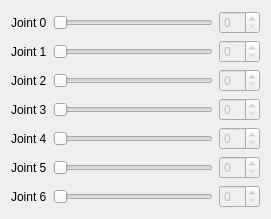
          <widget class="QWidget" name="m_pRArmTab">
           <attribute name="title">
            <string>R_Ang</string>
           </attribute>
           <layout class="QGridLayout" name="gridLayout_14">
            <item row="0" column="0">
             <layout class="QVBoxLayout" name="verticalLayout">
              <item>
               <layout class="QHBoxLayout" name="horizontalLayout">
                <item>
                 <widget class="QLabel" name="m_pRJo0Lbl">
                  <property name="text">
                   <string>Joint 0</string>
                  </property>
                 </widget>
                </item>
                <item>
                 <widget class="QSlider" name="m_pRJo0Sli">
                  <property name="enabled">
                   <bool>false</bool>
                  </property>
                  <property name="minimumSize">
                   <size>
                    <width>160</width>
                    <height>0</height>
                   </size>
                  </property>
                  <property name="orientation">
                   <enum>Qt::Horizontal</enum>
                  </property>
                 </widget>
                </item>
                <item>
                 <widget class="QSpinBox" name="m_pRJo0SpBox">
                  <property name="enabled">
                   <bool>false</bool>
                  </property>
                  <property name="value">
                   <number>0</number>
                  </property>
                 </widget>
                </item>
               </layout>
              </item>
              <item>
               <layout class="QHBoxLayout" name="horizontalLayout_2">
                <item>
                 <widget class="QLabel" name="m_pRJo1Lbl">
                  <property name="text">
                   <string>Joint 1</string>
                  </property>
                 </widget>
                </item>
                <item>
                 <widget class="QSlider" name="m_pRJo1Sli">
                  <property name="enabled">
                   <bool>false</bool>
                  </property>
                  <property name="minimumSize">
                   <size>
                    <width>160</width>
                    <height>0</height>
                   </size>
                  </property>
                  <property name="orientation">
                   <enum>Qt::Horizontal</enum>
                  </property>
                 </widget>
                </item>
                <item>
                 <widget class="QSpinBox" name="m_pRJo1SpBox">
                  <property name="enabled">
                   <bool>false</bool>
                  </property>
                 </widget>
                </item>
               </layout>
              </item>
              <item>
               <layout class="QHBoxLayout" name="horizontalLayout_3">
                <item>
                 <widget class="QLabel" name="m_pRJo2Lbl">
                  <property name="text">
                   <string>Joint 2</string>
                  </property>
                 </widget>
                </item>
                <item>
                 <widget class="QSlider" name="m_pRJo2Sli">
                  <property name="enabled">
                   <bool>false</bool>
                  </property>
                  <property name="minimumSize">
                   <size>
                    <width>160</width>
                    <height>0</height>
                   </size>
                  </property>
                  <property name="orientation">
                   <enum>Qt::Horizontal</enum>
                  </property>
                 </widget>
                </item>
                <item>
                 <widget class="QSpinBox" name="m_pRJo2SpBox">
                  <property name="enabled">
                   <bool>false</bool>
                  </property>
                 </widget>
                </item>
               </layout>
              </item>
              <item>
               <layout class="QHBoxLayout" name="horizontalLayout_4">
                <item>
                 <widget class="QLabel" name="m_pRJo3Lbl">
                  <property name="text">
                   <string>Joint 3</string>
                  </property>
                 </widget>
                </item>
                <item>
                 <widget class="QSlider" name="m_pRJo3Sli">
                  <property name="enabled">
                   <bool>false</bool>
                  </property>
                  <property name="minimumSize">
                   <size>
                    <width>160</width>
                    <height>0</height>
                   </size>
                  </property>
                  <property name="orientation">
                   <enum>Qt::Horizontal</enum>
                  </property>
                 </widget>
                </item>
                <item>
                 <widget class="QSpinBox" name="m_pRJo3SpBox">
                  <property name="enabled">
                   <bool>false</bool>
                  </property>
                 </widget>
                </item>
               </layout>
              </item>
              <item>
               <layout class="QHBoxLayout" name="horizontalLayout_5">
                <item>
                 <widget class="QLabel" name="m_pRJo4Lbl">
                  <property name="text">
                   <string>Joint 4</string>
                  </property>
                 </widget>
                </item>
                <item>
                 <widget class="QSlider" name="m_pRJo4Sli">
                  <property name="enabled">
                   <bool>false</bool>
                  </property>
                  <property name="minimumSize">
                   <size>
                    <width>160</width>
                    <height>0</height>
                   </size>
                  </property>
                  <property name="orientation">
                   <enum>Qt::Horizontal</enum>
                  </property>
                 </widget>
                </item>
                <item>
                 <widget class="QSpinBox" name="m_pRJo4SpBox">
                  <property name="enabled">
                   <bool>false</bool>
                  </property>
                 </widget>
                </item>
               </layout>
              </item>
              <item>
               <layout class="QHBoxLayout" name="horizontalLayout_7">
                <item>
                 <widget class="QLabel" name="m_pRJo5Lbl">
                  <property name="text">
                   <string>Joint 5</string>
                  </property>
                 </widget>
                </item>
                <item>
                 <widget class="QSlider" name="m_pRJo5Sli">
                  <property name="enabled">
                   <bool>false</bool>
                  </property>
                  <property name="minimumSize">
                   <size>
                    <width>160</width>
                    <height>0</height>
                   </size>
                  </property>
                  <property name="orientation">
                   <enum>Qt::Horizontal</enum>
                  </property>
                 </widget>
                </item>
                <item>
                 <widget class="QSpinBox" name="m_pRJo5SpBox">
                  <property name="enabled">
                   <bool>false</bool>
                  </property>
                 </widget>
                </item>
               </layout>
              </item>
              <item>
               <layout class="QHBoxLayout" name="horizontalLayout_8">
                <item>
                 <widget class="QLabel" name="m_pRJo6Lbl">
                  <property name="text">
                   <string>Joint 6</string>
                  </property>
                 </widget>
                </item>
                <item>
                 <widget class="QSlider" name="m_pRJo6Sli">
                  <property name="enabled">
                   <bool>false</bool>
                  </property>
                  <property name="minimumSize">
                   <size>
                    <width>160</width>
                    <height>0</height>
                   </size>
                  </property>
                  <property name="orientation">
                   <enum>Qt::Horizontal</enum>
                  </property>
                 </widget>
                </item>
                <item>
                 <widget class="QSpinBox" name="m_pRJo6SpBox">
                  <property name="enabled">
                   <bool>false</bool>
                  </property>
                 </widget>
                </item>
               </layout>
              </item>
             </layout>
            </item>
           </layout>
          </widget>
